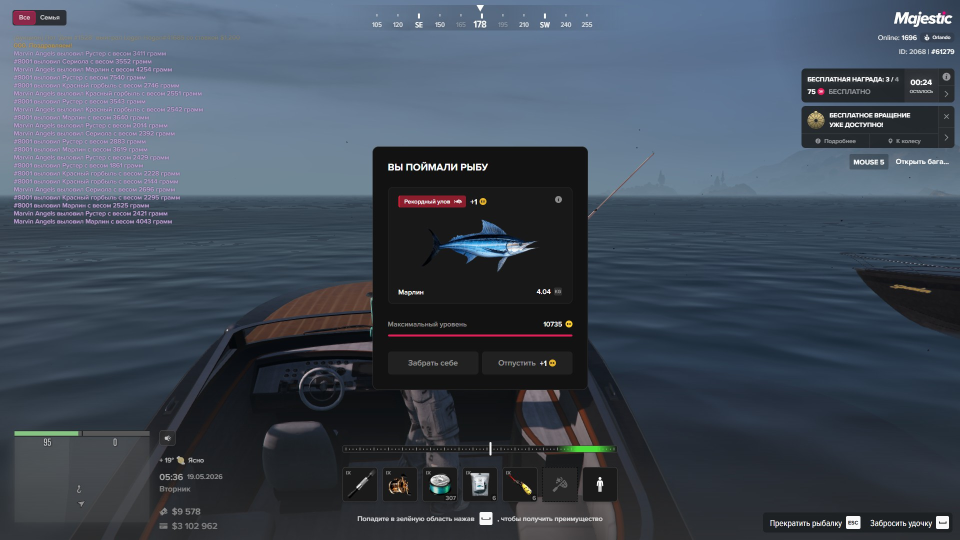
#> input picture 02_sonar_app/tests/fixtures/catch_marlin_1920x1080.jpg, 1920 x 1080 px (shown at 1/2 size); its folder holds only this picture in this run
$ python -i tackle_detection.py   (imports and definitions only)
#> lines starting #> are read from the running program, lines starting #| are printed output that depends on the picture; after the words box and inside, x2 and y2 are one past the last pixel; in counts of white or black regions, pixels touching at a corner belong together
### 02_sonar_app/src/sonar/vision/geometry.py
from __future__ import annotations

from dataclasses import dataclass


@dataclass(frozen=True, slots=True)
class Rect:
    x: int
    y: int
    width: int
    height: int

    @property
    def right(self) -> int:
        return self.x + self.width

    @property
    def bottom(self) -> int:
        return self.y + self.height

    def clamp(self, image_width: int, image_height: int) -> "Rect":
        x = max(0, min(self.x, image_width))
        y = max(0, min(self.y, image_height))
        right = max(x, min(self.right, image_width))
        bottom = max(y, min(self.bottom, image_height))
        return Rect(x, y, right - x, bottom - y)

    def slice(self) -> tuple[slice, slice]:
        return slice(self.y, self.bottom), slice(self.x, self.right)

### 02_sonar_app/src/sonar/fishing/tackle_detection.py
from __future__ import annotations

from dataclasses import dataclass
from datetime import datetime

import cv2
import numpy as np

from sonar.vision.geometry import Rect


TACKLE_REFERENCE_WIDTH = 1920
TACKLE_REFERENCE_HEIGHT = 1080
TACKLE_SLOT_SIZE = 69
TACKLE_SLOT_GAP = 11
TACKLE_TOTAL_VISIBLE_SLOTS = 7
TACKLE_ROW_BOTTOM_OFFSET = 77
TACKLE_NOTIFICATION_MIN_BELOW_ROW = 20


@dataclass(frozen=True, slots=True)
class TackleSlotSpec:
    key: str
    name: str


TACKLE_SLOTS: tuple[TackleSlotSpec, ...] = (
    TackleSlotSpec("rod", "Удочка"),
    TackleSlotSpec("reel", "Катушка"),
    TackleSlotSpec("line", "Леска"),
    TackleSlotSpec("hook", "Крючки/поводки"),
    TackleSlotSpec("bait", "Наживка/блёсна"),
    TackleSlotSpec("net", "Подсак"),
)


@dataclass(frozen=True, slots=True)
class TackleItemCount:
    key: str
    name: str
    count: int


@dataclass(frozen=True, slots=True)
class TackleScanResult:
    items: tuple[TackleItemCount, ...]
    obscured: bool
    row_rect: Rect
    scanned_at: datetime

    def count_for(self, key: str) -> int:
        for item in self.items:
            if item.key == key:
                return item.count
        return 0


class TackleDetector:
    def detect(self, frame: np.ndarray) -> TackleScanResult:
        frame = _ensure_bgr(frame)
        height, width = frame.shape[:2]
        slots = self.slot_rects(width, height)
        items: list[TackleItemCount] = []
        for spec, rect in zip(TACKLE_SLOTS, slots):
            crop = frame[rect.clamp(width, height).slice()]
            occupied = self._is_slot_occupied(crop)
            quantity = 0
            if occupied:
                quantity = self._read_count(crop) or 1
            items.append(TackleItemCount(spec.key, spec.name, quantity))
        return TackleScanResult(
            items=tuple(items),
            obscured=self.is_obscured(frame),
            row_rect=self.row_rect(width, height),
            scanned_at=datetime.now(),
        )

    @classmethod
    def slot_rects(cls, width: int, height: int) -> tuple[Rect, ...]:
        scale = cls._scale(width, height)
        slot = max(1, int(round(TACKLE_SLOT_SIZE * scale)))
        gap = max(1, int(round(TACKLE_SLOT_GAP * scale)))
        total_width = TACKLE_TOTAL_VISIBLE_SLOTS * slot + (TACKLE_TOTAL_VISIBLE_SLOTS - 1) * gap
        left = int(round((width - total_width) / 2))
        top = int(round(height - (TACKLE_SLOT_SIZE + TACKLE_ROW_BOTTOM_OFFSET) * scale))
        return tuple(Rect(left + index * (slot + gap), top, slot, slot) for index in range(len(TACKLE_SLOTS)))

    @classmethod
    def visible_slot_rects(cls, width: int, height: int) -> tuple[Rect, ...]:
        scale = cls._scale(width, height)
        slot = max(1, int(round(TACKLE_SLOT_SIZE * scale)))
        gap = max(1, int(round(TACKLE_SLOT_GAP * scale)))
        total_width = TACKLE_TOTAL_VISIBLE_SLOTS * slot + (TACKLE_TOTAL_VISIBLE_SLOTS - 1) * gap
        left = int(round((width - total_width) / 2))
        top = int(round(height - (TACKLE_SLOT_SIZE + TACKLE_ROW_BOTTOM_OFFSET) * scale))
        return tuple(Rect(left + index * (slot + gap), top, slot, slot) for index in range(TACKLE_TOTAL_VISIBLE_SLOTS))

    @classmethod
    def row_rect(cls, width: int, height: int) -> Rect:
        scale = cls._scale(width, height)
        slot = max(1, int(round(TACKLE_SLOT_SIZE * scale)))
        gap = max(1, int(round(TACKLE_SLOT_GAP * scale)))
        total_width = len(TACKLE_SLOTS) * slot + (len(TACKLE_SLOTS) - 1) * gap
        visible_total = TACKLE_TOTAL_VISIBLE_SLOTS * slot + (TACKLE_TOTAL_VISIBLE_SLOTS - 1) * gap
        left = int(round((width - visible_total) / 2))
        top = int(round(height - (TACKLE_SLOT_SIZE + TACKLE_ROW_BOTTOM_OFFSET) * scale))
        pad_x = max(4, int(round(12 * scale)))
        pad_y = max(4, int(round(10 * scale)))
        return Rect(left - pad_x, top - pad_y, total_width + pad_x * 2, slot + pad_y * 2).clamp(width, height)

    @classmethod
    def crop_row(cls, frame: np.ndarray) -> np.ndarray:
        frame = _ensure_bgr(frame)
        height, width = frame.shape[:2]
        rect = cls.row_rect(width, height)
        return frame[rect.slice()].copy()

    @classmethod
    def is_obscured(cls, frame: np.ndarray) -> bool:
        frame = _ensure_bgr(frame)
        height, width = frame.shape[:2]
        scale = cls._scale(width, height)
        visible_slots = cls.visible_slot_rects(width, height)
        row = visible_slots[0]
        last = visible_slots[-1]
        left = max(0, row.x - int(round(20 * scale)))
        right = min(width, last.right + int(round(20 * scale)))
        top = max(0, row.y + row.height // 2)
        bottom = min(height, row.bottom + int(round(70 * scale)))
        if right <= left or bottom <= top:
            return False
        roi = frame[top:bottom, left:right]
        hsv = cv2.cvtColor(roi, cv2.COLOR_BGR2HSV)
        yellow = (hsv[:, :, 0] >= 15) & (hsv[:, :, 0] <= 45) & (hsv[:, :, 1] > 70) & (hsv[:, :, 2] > 120)
        red = ((hsv[:, :, 0] <= 5) | (hsv[:, :, 0] >= 170)) & (hsv[:, :, 1] > 70) & (hsv[:, :, 2] > 120)
        color_mask = yellow | red
        for slot in visible_slots:
            sx0 = max(0, slot.x - left)
            sx1 = min(color_mask.shape[1], slot.right - left)
            sy0 = max(0, slot.y - top)
            sy1 = min(color_mask.shape[0], slot.bottom - top)
            color_mask[sy0:sy1, sx0:sx1] = False
        if not color_mask.any():
            return False
        components = cv2.connectedComponentsWithStats(color_mask.astype("uint8"), 8)[2]
        for index in range(1, components.shape[0]):
            _, component_top, component_width, component_height, area = components[index]
            component_bottom = top + component_top + component_height
            min_notification_bottom = row.bottom + max(
                1,
                int(round(TACKLE_NOTIFICATION_MIN_BELOW_ROW * scale)),
            )
            if component_bottom < min_notification_bottom:
                continue
            if component_height >= max(25, int(round(25 * scale))) and component_width <= max(10, int(round(10 * scale))):
                return True
            if component_height >= max(45, int(round(45 * scale))) and area >= max(120, int(round(120 * scale * scale))):
                return True
        return False

    @staticmethod
    def _scale(width: int, height: int) -> float:
        return min(width / TACKLE_REFERENCE_WIDTH, height / TACKLE_REFERENCE_HEIGHT)

    @classmethod
    def _is_slot_occupied(cls, crop: np.ndarray) -> bool:
        if crop.size == 0:
            return False
        if cls._has_tier_badge(crop):
            return True
        height, width = crop.shape[:2]
        body = crop[
            int(height * 0.12) : max(int(height * 0.12) + 1, int(height * 0.88)),
            int(width * 0.09) : max(int(width * 0.09) + 1, int(width * 0.91)),
        ]
        gray = cv2.cvtColor(body, cv2.COLOR_BGR2GRAY)
        hsv = cv2.cvtColor(body, cv2.COLOR_BGR2HSV)
        colorful_ratio = float(np.mean((hsv[:, :, 1] > 45) & (hsv[:, :, 2] > 50)))
        very_bright_ratio = float(np.mean(gray > 135))
        return float(gray.std()) >= 28.0 or colorful_ratio >= 0.03 or very_bright_ratio >= 0.02

    @classmethod
    def _has_tier_badge(cls, crop: np.ndarray) -> bool:
        crop = cls._normalize_slot_crop(crop)
        height, width = crop.shape[:2]
        corner = crop[
            max(1, int(height * 0.03)) : max(2, int(height * 0.24)),
            max(1, int(width * 0.03)) : max(2, int(width * 0.34)),
        ]
        if corner.size == 0:
            return False
        hsv = cv2.cvtColor(corner, cv2.COLOR_BGR2HSV)
        mask = ((hsv[:, :, 2] > 105) & (hsv[:, :, 1] < 120)).astype("uint8") * 255
        contours, _ = cv2.findContours(mask, cv2.RETR_EXTERNAL, cv2.CHAIN_APPROX_SIMPLE)
        bright_pixels = 0
        for contour in contours:
            x, y, component_width, component_height = cv2.boundingRect(contour)
            pixels = int(cv2.countNonZero(mask[y : y + component_height, x : x + component_width]))
            if component_height < 4 or pixels < 4:
                continue
            if component_width > max(16, int(round(width * 0.24))):
                continue
            bright_pixels += pixels
        return bright_pixels >= 4

    @staticmethod
    def _normalize_slot_crop(crop: np.ndarray) -> np.ndarray:
        if crop.shape[0] == TACKLE_SLOT_SIZE and crop.shape[1] == TACKLE_SLOT_SIZE:
            return crop
        interpolation = cv2.INTER_AREA if max(crop.shape[:2]) > TACKLE_SLOT_SIZE else cv2.INTER_CUBIC
        return cv2.resize(crop, (TACKLE_SLOT_SIZE, TACKLE_SLOT_SIZE), interpolation=interpolation)

    @classmethod
    def _read_count(cls, crop: np.ndarray) -> int | None:
        if crop.size == 0:
            return None
        crop = cls._normalize_slot_crop(crop)
        height, width = crop.shape[:2]
        roi = crop[int(round(height * 0.65)) : height, int(round(width * 0.41)) : width]
        if roi.size == 0:
            return None
        hsv = cv2.cvtColor(roi, cv2.COLOR_BGR2HSV)
        mask = ((hsv[:, :, 2] > 105) & (hsv[:, :, 1] < 90)).astype("uint8") * 255
        clean = np.zeros_like(mask)
        contours, _ = cv2.findContours(mask, cv2.RETR_EXTERNAL, cv2.CHAIN_APPROX_SIMPLE)
        for contour in contours:
            x, y, component_width, component_height = cv2.boundingRect(contour)
            if component_width * component_height < 3 or component_height < 3:
                continue
            if y + component_height <= mask.shape[0] * 0.35:
                continue
            clean[y : y + component_height, x : x + component_width] = np.maximum(
                clean[y : y + component_height, x : x + component_width],
                mask[y : y + component_height, x : x + component_width],
            )
        columns = np.where(clean.any(axis=0))[0]
        if len(columns) == 0:
            return None
        gaps = np.diff(columns)
        large_gaps = np.where(gaps >= 5)[0] if len(gaps) else []
        if len(large_gaps):
            clean[:, : columns[int(large_gaps[-1]) + 1]] = 0
            columns = np.where(clean.any(axis=0))[0]
        if len(columns) == 0:
            return None
        x_min, x_max = int(columns.min()), int(columns.max()) + 1
        rows = np.where(clean[:, x_min:x_max].any(axis=1))[0]
        if len(rows) == 0:
            return None
        if int(rows.max()) < int(clean.shape[0] * 0.55):
            return None
        cluster = clean[int(rows.min()) : int(rows.max()) + 1, x_min:x_max]
        digits = cls._split_digit_cluster(cluster)
        if not digits or any(digit.shape[0] < 5 for digit in digits):
            return None
        text = ""
        distances: list[int] = []
        for digit in digits:
            value, distance = _classify_digit(digit)
            if value is None:
                return None
            text += value
            distances.append(distance)
        if not text or max(distances, default=0) > 14:
            return None
        try:
            return int(text)
        except ValueError:
            return None

    @staticmethod
    def _split_digit_cluster(cluster: np.ndarray) -> list[np.ndarray]:
        columns = np.where(cluster.any(axis=0))[0]
        if len(columns) == 0:
            return []
        ranges: list[tuple[int, int]] = []
        start = previous = int(columns[0])
        for column in columns[1:]:
            column = int(column)
            if column - previous > 1:
                ranges.append((start, previous + 1))
                start = column
            previous = column
        ranges.append((start, previous + 1))

        parts: list[np.ndarray] = []
        for left, right in ranges:
            width = right - left
            if width > 9:
                count = max(2, int(round(width / 6.5)))
                boundaries = [round(left + width * index / count) for index in range(count + 1)]
                for part_left, part_right in zip(boundaries[:-1], boundaries[1:]):
                    part = cluster[:, part_left:part_right]
                    if part.any():
                        parts.append(part)
            else:
                part = cluster[:, left:right]
                if part.any():
                    parts.append(part)

        trimmed: list[np.ndarray] = []
        for part in parts:
            rows = np.where(part.any(axis=1))[0]
            columns = np.where(part.any(axis=0))[0]
            if len(rows) == 0 or len(columns) == 0:
                continue
            digit = part[int(rows[0]) : int(rows[-1]) + 1, int(columns[0]) : int(columns[-1]) + 1]
            if digit.shape[0] >= 4 and digit.shape[1] >= 2:
                trimmed.append(digit)
        return trimmed


def format_tackle_items(items: tuple[TackleItemCount, ...] | list[TackleItemCount]) -> str:
    if not items:
        return "Снаряжение ещё не сканировалось"
    return "\n".join(f"{item.name}: {item.count}шт." for item in items)


def _ensure_bgr(frame: np.ndarray) -> np.ndarray:
    if frame.ndim == 2:
        return cv2.cvtColor(frame, cv2.COLOR_GRAY2BGR)
    if frame.shape[2] == 4:
        return cv2.cvtColor(frame, cv2.COLOR_BGRA2BGR)
    return frame


def _classify_digit(digit: np.ndarray) -> tuple[str | None, int]:
    resized = cv2.resize(digit, (5, 9), interpolation=cv2.INTER_AREA)
    grid = (resized > 80).astype("uint8")
    best_value: str | None = None
    best_distance = 999
    for value, template in _digit_templates():
        distance = int(np.count_nonzero(grid != template))
        if distance < best_distance:
            best_value = value
            best_distance = distance
    return best_value, best_distance


def _pattern(rows: tuple[str, ...]) -> np.ndarray:
    return np.array([[1 if char == "#" else 0 for char in row] for row in rows], dtype="uint8")


_HAND_DIGIT_PATTERNS: tuple[tuple[str, tuple[str, ...]], ...] = (
    ("0", (".###.", ".#.##", "#...#", "#...#", "#...#", "#...#", "#...#", ".#.##", ".###.")),
    ("1", (".####", "#####", "#####", "#####", ".####", ".####", ".####", ".###.", ".####")),
    ("1", ("...##", "..###", "##.##", "#..##", "...##", "...##", "...##", "...##", "...##")),
    ("2", (".###.", ".#.##", "....#", "...##", "...#.", "..##.", ".##..", ".##..", "#####")),
    ("2", ("#..#.", "...##", "...##", "...#.", "...#.", "..#..", ".##..", ".#...", "####.")),
    ("3", ("####.", "....#", "....#", "..###", "..###", "..###", "....#", "#...#", "####.")),
    ("4", ("..##.", "..##.", ".###.", ".#.#.", ".#.#.", "#####", "#####", "...#.", "...#.")),
    ("6", (".####", ".#...", ".#...", "#####", "#####", ".#..#", ".#..#", ".#..#", ".###.")),
    ("6", (".###.", "##...", "##...", "##...", "##.#.", "#...#", "#...#", "#...#", ".###.")),
    ("8", ("####.", "#...#", "#...#", "#####", "#####", "#####", "#...#", "#...#", "####.")),
    ("8", (".###.", ".#..#", ".#..#", ".####", ".####", "#####", "##..#", ".#..#", ".###.")),
    ("9", (".###.", ".#..#", "##..#", "##..#", ".##.#", ".##.#", "....#", "...##", ".###.")),
    ("9", (".###.", "#..#.", "#..#.", "#..##", "#####", "#####", "...#.", "...#.", "####.")),
)


_DIGIT_TEMPLATE_CACHE: tuple[tuple[str, np.ndarray], ...] | None = None


def _digit_templates() -> tuple[tuple[str, np.ndarray], ...]:
    global _DIGIT_TEMPLATE_CACHE
    if _DIGIT_TEMPLATE_CACHE is not None:
        return _DIGIT_TEMPLATE_CACHE
    templates: list[tuple[str, np.ndarray]] = [(value, _pattern(rows)) for value, rows in _HAND_DIGIT_PATTERNS]
    for font, scale, thickness in (
        (cv2.FONT_HERSHEY_SIMPLEX, 0.6, 1),
        (cv2.FONT_HERSHEY_DUPLEX, 0.6, 1),
        (cv2.FONT_HERSHEY_PLAIN, 1.2, 1),
    ):
        for value in "057":
            image = np.zeros((32, 24), dtype="uint8")
            cv2.putText(image, value, (1, 24), font, scale, 255, thickness, cv2.LINE_AA)
            _, mask = cv2.threshold(image, 80, 255, cv2.THRESH_BINARY)
            rows, columns = np.where(mask > 0)
            if len(rows) == 0 or len(columns) == 0:
                continue
            crop = mask[int(rows.min()) : int(rows.max()) + 1, int(columns.min()) : int(columns.max()) + 1]
            resized = cv2.resize(crop, (5, 9), interpolation=cv2.INTER_AREA)
            templates.append((value, (resized > 80).astype("uint8")))
    _DIGIT_TEMPLATE_CACHE = tuple(templates)
    return _DIGIT_TEMPLATE_CACHE

>>> import cv2
>>> picture = cv2.imread('../../../tests/fixtures/catch_marlin_1920x1080.jpg')
#> picture is the input picture: shape (1080, 1920, 3); mean B, G, R 87.6, 74.4, 64.2
>>> result = TackleDetector().detect(picture)
#> the loop in detect, `for spec, rect in zip(TACKLE_SLOTS, slots):` made 6 passes
#> (occupied, quantity) on pass 4: (True, 6)
#> pass 1, in detect, `crop = frame[rect.clamp(width, height).slice()]`:
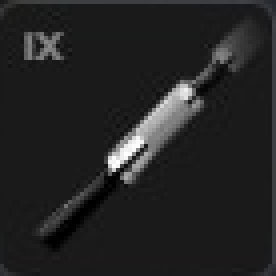
#> crop: shape (69, 69, 3) (shown 4 times larger); mean B, G, R 35.5, 35.4, 35.3
#> pass 1, in _read_count, `roi = crop[int(round(height * 0.65)) : height, int(round(width * 0.41)..`:
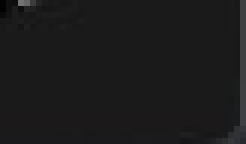
#> roi: shape (24, 41, 3) (shown 6 times larger); mean B, G, R 27.3, 27.1, 27.2
#> pass 1, in _read_count, `mask = ((hsv[:, :, 2] > 105) & (hsv[:, :, 1] < 90)).astype("uint8") * ..`:
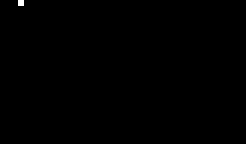
#> mask: shape (24, 41) (shown 6 times larger); 0.1% white in thin lines or dots, all inside (x1, y1, x2, y2) = (3, 0, 4, 1)
#> after the loop in detect, `for spec, rect in zip(TACKLE_SLOTS, slots):`:
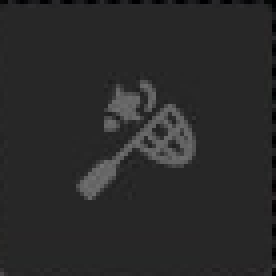
#> crop: shape (69, 69, 3) (shown 4 times larger); mean B, G, R 41.9, 41.9, 41.9
#> after the loop in detect, `for spec, rect in zip(TACKLE_SLOTS, slots):`: items = 6 items
#> in is_obscured, `roi = frame[top:bottom, left:right]`:
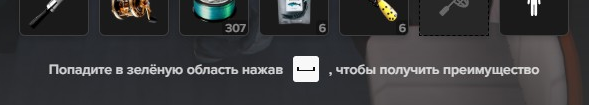
#> roi: shape (105, 589, 3); mean B, G, R 60.1, 58.8, 59
#> in is_obscured, `hsv = cv2.cvtColor(roi, cv2.COLOR_BGR2HSV)`: hsv: shape (105, 589, 3); mean H, S, V 90.2, 23.7, 62.5
#> in is_obscured, `yellow = (hsv[:, :, 0] >= 15) & (hsv[:, :, 0] <= 45) & (hsv[:, :, 1] >..`:
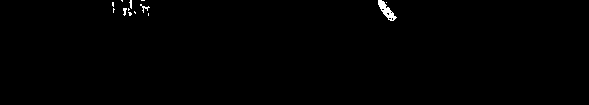
#> yellow: shape (105, 589) bool; 0.44% white; 13 white regions (10 under 20 px), largest, box (x1, y1, x2, y2) and area: (378, 0, 397, 21) 163, (140, 4, 150, 13) 27, (123, 8, 127, 16) 21
#> in is_obscured, `red = ((hsv[:, :, 0] <= 5) | (hsv[:, :, 0] >= 170)) & (hsv[:, :, 1] > ..`: red: shape (105, 589) bool; every value is 0
#> in row_rect, `scale = cls._scale(width, height)`: scale = 1
#> in row_rect, `slot = max(1, int(round(TACKLE_SLOT_SIZE * scale)))`: slot = 69
#> in row_rect, `gap = max(1, int(round(TACKLE_SLOT_GAP * scale)))`: gap = 11
#> in row_rect, `total_width = len(TACKLE_SLOTS) * slot + (len(TACKLE_SLOTS) - 1) * gap`: total_width = 469
#> in row_rect, `visible_total = TACKLE_TOTAL_VISIBLE_SLOTS * slot + (TACKLE_TOTAL_VISI..`: visible_total = 549
#> in row_rect, `left = int(round((width - visible_total) / 2))`: left = 686
#> in row_rect, `top = int(round(height - (TACKLE_SLOT_SIZE + TACKLE_ROW_BOTTOM_OFFSET)..`: top = 934
#> in row_rect, `pad_x = max(4, int(round(12 * scale)))`: pad_x = 12
#> in row_rect, `pad_y = max(4, int(round(10 * scale)))`: pad_y = 10
